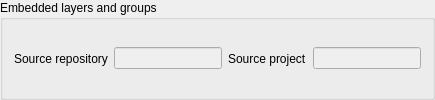
                       <widget class="QGroupBox" name="groupBox_3">
                        <property name="title">
                         <string>Embedded layers and groups</string>
                        </property>
                        <layout class="QHBoxLayout" name="horizontalLayout_39">
                         <item>
                          <widget class="QLabel" name="label_51">
                           <property name="text">
                            <string>Source repository</string>
                           </property>
                           <property name="wordWrap">
                            <bool>true</bool>
                           </property>
                          </widget>
                         </item>
                         <item>
                          <widget class="QLineEdit" name="inSourceRepository">
                           <property name="enabled">
                            <bool>false</bool>
                           </property>
                          </widget>
                         </item>
                         <item>
                          <widget class="QLabel" name="label_50">
                           <property name="text">
                            <string>Source project</string>
                           </property>
                           <property name="wordWrap">
                            <bool>true</bool>
                           </property>
                          </widget>
                         </item>
                         <item>
                          <widget class="QLineEdit" name="inSourceProject">
                           <property name="enabled">
                            <bool>false</bool>
                           </property>
                          </widget>
                         </item>
                        </layout>
                       </widget>
